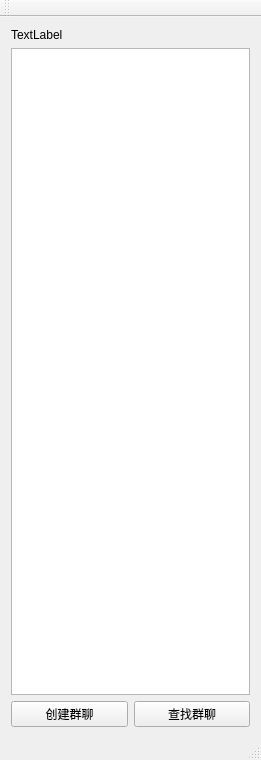
<?xml version="1.0" encoding="UTF-8"?>
<ui version="4.0">
 <class>MainWindow</class>
 <widget class="QMainWindow" name="MainWindow">
  <property name="geometry">
   <rect>
    <x>0</x>
    <y>0</y>
    <width>261</width>
    <height>760</height>
   </rect>
  </property>
  <property name="windowTitle">
   <string>MainWindow</string>
  </property>
  <widget class="QWidget" name="centralWidget">
   <layout class="QVBoxLayout" name="verticalLayout">
    <item>
     <widget class="QLabel" name="label_hostname">
      <property name="text">
       <string>TextLabel</string>
      </property>
     </widget>
    </item>
    <item>
     <widget class="QListWidget" name="listWidget_friends"/>
    </item>
    <item>
     <layout class="QHBoxLayout" name="horizontalLayout">
      <item>
       <widget class="QPushButton" name="pushButton_createGroup">
        <property name="text">
         <string>创建群聊</string>
        </property>
       </widget>
      </item>
      <item>
       <widget class="QPushButton" name="pushButton_searchGroup">
        <property name="text">
         <string>查找群聊</string>
        </property>
       </widget>
      </item>
     </layout>
    </item>
   </layout>
  </widget>
  <widget class="QMenuBar" name="menuBar">
   <property name="geometry">
    <rect>
     <x>0</x>
     <y>0</y>
     <width>261</width>
     <height>30</height>
    </rect>
   </property>
  </widget>
  <widget class="QToolBar" name="mainToolBar">
   <attribute name="toolBarArea">
    <enum>TopToolBarArea</enum>
   </attribute>
   <attribute name="toolBarBreak">
    <bool>false</bool>
   </attribute>
  </widget>
  <widget class="QStatusBar" name="statusBar"/>
 </widget>
 <layoutdefault spacing="6" margin="11"/>
 <resources/>
 <connections/>
</ui>
